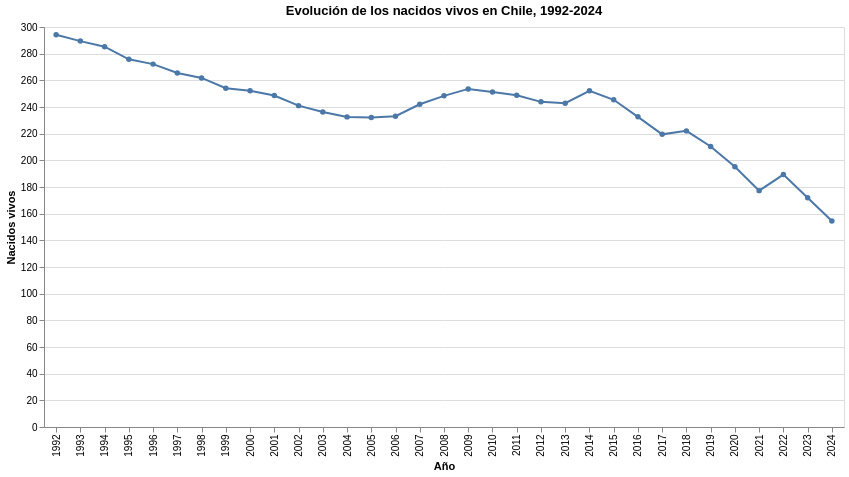

The cell this chart's notebook holds for it:
### Code cell
# Gráfico 1: evolución de nacidos vivos

grafico_nacidos = alt.Chart(df_limpia).mark_line(point=True).encode(
    x=alt.X(
        "Año:O",
        title="Año"
    ),
    y=alt.Y(
        "Nacidos vivos:Q",
        title="Nacidos vivos"
    ),
    tooltip=[
        alt.Tooltip("Año:O", title="Año"),
        alt.Tooltip("Nacidos vivos:Q", title="Nacidos vivos", format=",")

    ]
).properties(
    title="Evolución de los nacidos vivos en Chile, 1992-2024",
    width=800,
    height=400
).interactive()

grafico_nacidos

### Figure 1 — Vega-Lite specification as saved in the notebook (floating-point values rounded to 4 significant figures)
{"config": {"view": {"continuousWidth": 300, "continuousHeight": 300}}, "data": {"name": "data-f79cbff0f126110ab8ae2b036c24b53a"}, "mark": {"type": "line", "point": true}, "encoding": {"tooltip": [{"field": "Año", "title": "Año", "type": "ordinal"}, {"field": "Nacidos vivos", "format": ",", "title": "Nacidos vivos", "type": "quantitative"}], "x": {"field": "Año", "title": "Año", "type": "ordinal"}, "y": {"field": "Nacidos vivos", "title": "Nacidos vivos", "type": "quantitative"}}, "height": 400, "params": [{"name": "param_1", "select": {"type": "interval", "encodings": ["x", "y"]}, "bind": "scales"}], "title": "Evolución de los nacidos vivos en Chile, 1992-2024", "width": 800, "$schema": "https://vega.github.io/schema/vega-lite/v5.20.1.json", "datasets": {"data-f79cbff0f126110ab8ae2b036c24b53a": [{"Año": 1992, "Nacidos vivos": 294.2, "Tasa global Fecundidad": 2.48, "Tasa bruta natalidad": 21.5}, {"Año": 1993, "Nacidos vivos": 289.4, "Tasa global Fecundidad": 2.43, "Tasa bruta natalidad": 20.8}, {"Año": 1994, "Nacidos vivos": 285.2, "Tasa global Fecundidad": 2.38, "Tasa bruta natalidad": 20.2}, {"Año": 1995, "Nacidos vivos": 275.8, "Tasa global Fecundidad": 2.35, "Tasa bruta natalidad": 19.2}, {"Año": 1996, "Nacidos vivos": 272.2, "Tasa global Fecundidad": 2.28, "Tasa bruta natalidad": 18.6}, {"Año": 1997, "Nacidos vivos": 265.5, "Tasa global Fecundidad": 2.2, "Tasa bruta natalidad": 17.9}, {"Año": 1998, "Nacidos vivos": 261.8, "Tasa global Fecundidad": 2.15, "Tasa bruta natalidad": 17.5}, {"Año": 1999, "Nacidos vivos": 254.1, "Tasa global Fecundidad": 2.07, "Tasa bruta natalidad": 16.7}, {"Año": 2000, "Nacidos vivos": 252.2, "Tasa global Fecundidad": 2.05, "Tasa bruta natalidad": 16.4}, {"Año": 2001, "Nacidos vivos": 248.7, "Tasa global Fecundidad": 2.01, "Tasa bruta natalidad": 16.0}, {"Año": 2002, "Nacidos vivos": 241.0, "Tasa global Fecundidad": 1.93, "Tasa bruta natalidad": 15.3}, {"Año": 2003, "Nacidos vivos": 236.2, "Tasa global Fecundidad": 1.89, "Tasa bruta natalidad": 14.8}, {"Año": 2004, "Nacidos vivos": 232.6, "Tasa global Fecundidad": 1.84, "Tasa bruta natalidad": 14.5}, {"Año": 2005, "Nacidos vivos": 232.1, "Tasa global Fecundidad": 1.83, "Tasa bruta natalidad": 14.3}, {"Año": 2006, "Nacidos vivos": 233.1, "Tasa global Fecundidad": 1.8, "Tasa bruta natalidad": 14.2}, {"Año": 2007, "Nacidos vivos": 242.1, "Tasa global Fecundidad": 1.83, "Tasa bruta natalidad": 14.6}, {"Año": 2008, "Nacidos vivos": 248.4, "Tasa global Fecundidad": 1.85, "Tasa bruta natalidad": 14.8}, {"Año": 2009, "Nacidos vivos": 253.6, "Tasa global Fecundidad": 1.86, "Tasa bruta natalidad": 15.0}, {"Año": 2010, "Nacidos vivos": 251.2, "Tasa global Fecundidad": 1.84, "Tasa bruta natalidad": 14.7}, {"Año": 2011, "Nacidos vivos": 248.9, "Tasa global Fecundidad": 1.82, "Tasa bruta natalidad": 14.4}, {"Año": 2012, "Nacidos vivos": 243.9, "Tasa global Fecundidad": 1.8, "Tasa bruta natalidad": 14.0}, {"Año": 2013, "Nacidos vivos": 242.9, "Tasa global Fecundidad": 1.79, "Tasa bruta natalidad": 13.8}, {"Año": 2014, "Nacidos vivos": 252.2, "Tasa global Fecundidad": 1.77, "Tasa bruta natalidad": 14.2}, {"Año": 2015, "Nacidos vivos": 245.4, "Tasa global Fecundidad": 1.74, "Tasa bruta natalidad": 13.6}, {"Año": 2016, "Nacidos vivos": 232.6, "Tasa global Fecundidad": 1.69, "Tasa bruta natalidad": 12.8}, {"Año": 2017, "Nacidos vivos": 219.5, "Tasa global Fecundidad": 1.56, "Tasa bruta natalidad": 11.9}, {"Año": 2018, "Nacidos vivos": 222.1, "Tasa global Fecundidad": 1.54, "Tasa bruta natalidad": 11.8}, {"Año": 2019, "Nacidos vivos": 210.4, "Tasa global Fecundidad": 1.43, "Tasa bruta natalidad": 11.0}, {"Año": 2020, "Nacidos vivos": 195.2, "Tasa global Fecundidad": 1.31, "Tasa bruta natalidad": 10.0}, {"Año": 2021, "Nacidos vivos": 177.3, "Tasa global Fecundidad": 1.18, "Tasa bruta natalidad": 9.0}, {"Año": 2022, "Nacidos vivos": 189.3, "Tasa global Fecundidad": 1.26, "Tasa bruta natalidad": 9.6}, {"Año": 2023, "Nacidos vivos": 172.0, "Tasa global Fecundidad": 1.17, "Tasa bruta natalidad": 8.7}, {"Año": 2024, "Nacidos vivos": 154.4, "Tasa global Fecundidad": 1.03, "Tasa bruta natalidad": 7.7}]}}
